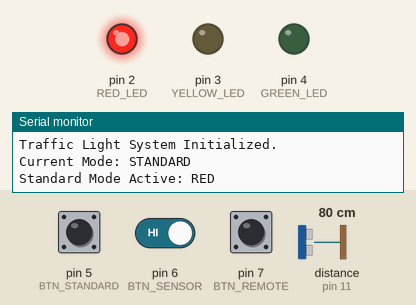
A sketch run on a simulated Arduino Uno, built with avr-gcc and run on an emulated ATmega328P. On the bench: output pins drawn as LEDs (lit = HIGH), the last lines printed to the serial monitor. The test bench sets the inputs (shaded band); at power-on: pin 6 (BTN_SENSOR) HIGH, distance to the obstacle (sensor on pin 11) 80 cm, pin 5 (BTN_STANDARD) HIGH, pin 7 (BTN_REMOTE) HIGH. The echo pulse lasts 58.3 µs per cm; pins used as bus, display or sensor lines are not drawn.

Above: at 1.2 s.
1.3 s: pin 6 (BTN_SENSOR) driven LOW
3.0 s: distance to the obstacle (sensor on pin 11) set to 23 cm
4.5 s: distance to the obstacle (sensor on pin 11) set to 18 cm
At 5.7 s:
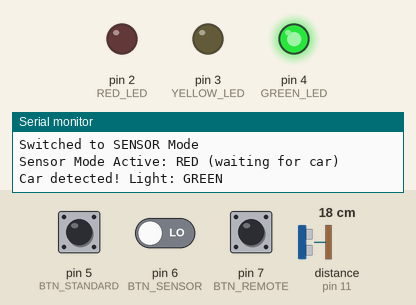
6.0 s: distance to the obstacle (sensor on pin 11) set to 35 cm
At 6.9 s:
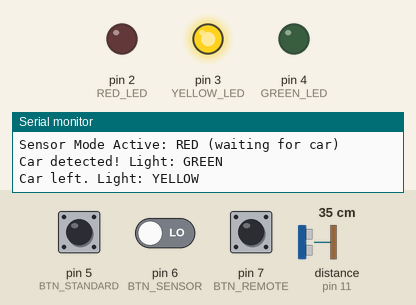
9.0 s: pin 5 (BTN_STANDARD) pulled LOW for 0.15 s
At 10.3 s:
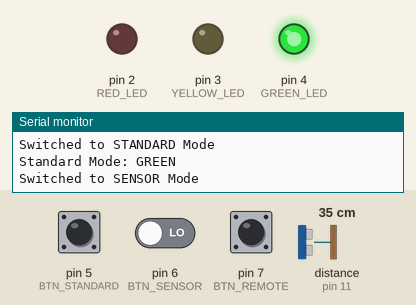
10.7 s: pin 5 (BTN_STANDARD) driven LOW and pin 6 (BTN_SENSOR) driven HIGH
At 14.47 s:
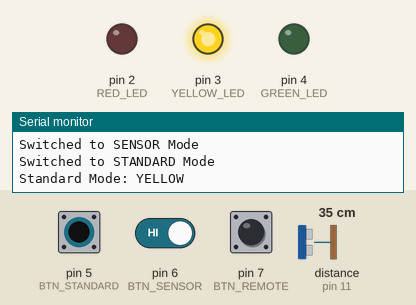
Timing chart, 0 to 14.7 s (numbered marks = the images above; inputs shaded):
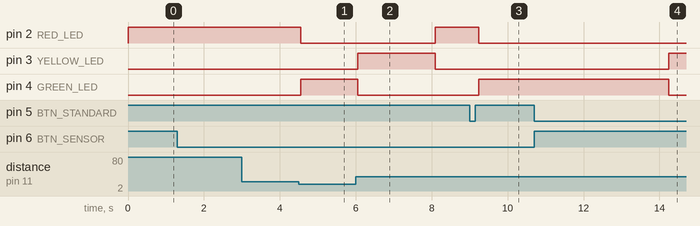

The sketch:

main.ino
```cpp
/*
 * main.ino
 * Central controller for the Multi-Mode Traffic Light.
 * Manages mode switching and hardware initialization.
 */

// --- Global Pin Definitions ---
// Define pins for LEDs
const int RED_LED = 2;
const int YELLOW_LED = 3;
const int GREEN_LED = 4;

// Define pins for Mode Selection Buttons
const int BTN_STANDARD = 5;
const int BTN_SENSOR = 6;
const int BTN_REMOTE = 7;

// --- State Management ---
enum Mode {
  STANDARD,
  SENSOR,
  REMOTE
};

Mode currentMode = STANDARD;

// --- Function Prototypes (Helper for compilation outside Arduino IDE) ---
void setupStandardMode();
void setupSensorMode();
void setupRemoteMode();
void runStandardMode();
void runSensorMode();
void runRemoteMode();

void setup() {
  // 1. Initialize Serial communication
  Serial.begin(9600);

  // 2. Set pin modes for LEDs
  pinMode(RED_LED, OUTPUT);
  pinMode(YELLOW_LED, OUTPUT);
  pinMode(GREEN_LED, OUTPUT);

  // 3. Set pin modes for Buttons
  pinMode(BTN_STANDARD, INPUT_PULLUP);
  pinMode(BTN_SENSOR, INPUT_PULLUP);
  pinMode(BTN_REMOTE, INPUT_PULLUP);

  // 4. Initialize specific modes
  setupStandardMode();
  setupSensorMode();
  setupRemoteMode();

  Serial.println("Traffic Light System Initialized.");
  Serial.println("Current Mode: STANDARD");
}

void loop() {
  // 1. Poll buttons to check for mode change
  checkModeButtons();

  // 2. Execute the logic for the current mode
  switch (currentMode) {
    case STANDARD:
      runStandardMode();
      break;
    case SENSOR:
      runSensorMode();
      break;
    case REMOTE:
      runRemoteMode();
      break;
  }
}

void checkModeButtons() {
  if (digitalRead(BTN_STANDARD) == LOW) {
    if (currentMode != STANDARD) {
      currentMode = STANDARD;
      Serial.println("Switched to STANDARD Mode");
      delay(200); // Debounce
    }
  } else if (digitalRead(BTN_SENSOR) == LOW) {
    if (currentMode != SENSOR) {
      currentMode = SENSOR;
      Serial.println("Switched to SENSOR Mode");
      delay(200); // Debounce
    }
  } else if (digitalRead(BTN_REMOTE) == LOW) {
    if (currentMode != REMOTE) {
      currentMode = REMOTE;
      Serial.println("Switched to REMOTE Mode");
      delay(200); // Debounce
    }
  }
}
```

mode_remote.ino
```cpp
#include "IRremote.h"

/*
 * mode_remote.ino
 * Logic for controlling the traffic light remotely via an IR sensor.
 */

// Define pin for IR Receiver
const int IR_RECEIVE_PIN = 9; // Changed from 10 to avoid conflict with Sensor Mode

enum LightState { REMOTE_RED, REMOTE_GREEN };
static LightState currentState = REMOTE_RED; // start on red

/*-----( Declare objects )-----*/
static IRrecv irrecv(IR_RECEIVE_PIN);     // create instance of 'irrecv'
// variable used to store the last decodedRawData
static uint32_t last_decodedRawData = 0;

/*-----( Function )-----*/
void translateIR() // takes action based on IR code received
{
  // Check if it is a repeat IR code
  if (irrecv.decodedIRData.flags)
  {
    // set the current decodedRawData to the last decodedRawData
    irrecv.decodedIRData.decodedRawData = last_decodedRawData;
    Serial.println("REPEAT!");
  } else
  {
    // output the IR code on the serial monitor
    Serial.print("IR code:0x");
    Serial.println(irrecv.decodedIRData.decodedRawData, HEX);
  }
  // map the IR code to the remote key
  switch (irrecv.decodedIRData.decodedRawData)
  {
    case 0xBA45FF00: Serial.println("POWER"); break;
    case 0xB847FF00: Serial.println("FUNC/STOP"); // changes the light to red.
       if (currentState == REMOTE_RED){
        Serial.println("Already red, ignoring.");
        break;
       }

       digitalWrite(GREEN_LED, LOW);
       digitalWrite(YELLOW_LED, HIGH);
       delay(5000); // 5 seconds
       digitalWrite(YELLOW_LED, LOW);
       digitalWrite(RED_LED, HIGH);
       currentState = REMOTE_RED;
       break;
    case 0xB946FF00: Serial.println("VOL+"); break;
    case 0xBB44FF00: Serial.println("FAST BACK");    break;
    case 0xBF40FF00: Serial.println("PAUSE");    break;
    case 0xBC43FF00: Serial.println("FAST FORWARD");   break;
    case 0xF807FF00: Serial.println("DOWN");    break;
    case 0xEA15FF00: Serial.println("VOL-");    break;
    case 0xF609FF00: Serial.println("UP");    break;
    case 0xE619FF00: Serial.println("EQ");    break;
    case 0xF20DFF00: Serial.println("ST/REPT"); // changes it to green.
      digitalWrite(RED_LED, LOW);
      digitalWrite(GREEN_LED, HIGH);
      currentState = REMOTE_GREEN;
      break;
    case 0xE916FF00: Serial.println("0");    break;
    case 0xF30CFF00: Serial.println("1");    break;
    case 0xE718FF00: Serial.println("2");    break;
    case 0xA15EFF00: Serial.println("3");    break;
    case 0xF708FF00: Serial.println("4");    break;
    case 0xE31CFF00: Serial.println("5");    break;
    case 0xA55AFF00: Serial.println("6");    break;
    case 0xBD42FF00: Serial.println("7");    break;
    case 0xAD52FF00: Serial.println("8");    break;
    case 0xB54AFF00: Serial.println("9");    break;
    default:
      Serial.println(" other button   ");
  }
  // store the last decodedRawData
  last_decodedRawData = irrecv.decodedIRData.decodedRawData;
  delay(500); // Do not get immediate repeat
}

void setupRemoteMode() {
  Serial.println("IR Receiver Button Decode Initialized");
  irrecv.enableIRIn(); // Start the receiver

  // LED pins are already set to OUTPUT in main.ino setup?
  // Wait, main.ino setup was empty in the read_file output.
  // I'll make sure they are set here or in main.
  pinMode(RED_LED, OUTPUT);
  pinMode(YELLOW_LED, OUTPUT);
  pinMode(GREEN_LED, OUTPUT);

  digitalWrite(RED_LED, HIGH); // set starting state to red
  digitalWrite(YELLOW_LED, LOW);
  digitalWrite(GREEN_LED, LOW);
  currentState = REMOTE_RED;
}

void runRemoteMode() {
  if (irrecv.decode()) // have we received an IR signal?
  {
    translateIR();
    irrecv.resume(); // receive the next value
  }
}
```

mode_sensor.ino
```cpp
/*
 * mode_sensor.ino
 * Logic for the traffic light with car detection using an ultrasonic sensor.
 * Cycles Green -> Yellow -> Red when a car leaves.
 */

// Pins for Ultrasonic Sensor
const int TRIG_PIN = 10;
const int ECHO_PIN = 11;
const int DETECTION_THRESHOLD = 20; // 20 cm

// Timing constants
const unsigned long SENSOR_YELLOW_DURATION = 2000;

enum SensorState {
  SENS_RED,
  SENS_GREEN,
  SENS_YELLOW
};

static SensorState currentSensState = SENS_RED;
static unsigned long sensStateStartTime = 0;
static Mode lastModeInSensor = REMOTE; // To detect mode entry

/**
 * Updates the physical LEDs based on the current sensor state.
 */
void updateSensorLEDs() {
  digitalWrite(RED_LED,    (currentSensState == SENS_RED)    ? HIGH : LOW);
  digitalWrite(GREEN_LED,  (currentSensState == SENS_GREEN)  ? HIGH : LOW);
  digitalWrite(YELLOW_LED, (currentSensState == SENS_YELLOW) ? HIGH : LOW);
}

void setupSensorMode() {
  pinMode(TRIG_PIN, OUTPUT);
  pinMode(ECHO_PIN, INPUT);
  currentSensState = SENS_RED;
}

/**
 * Returns true if an object is within the threshold.
 */
bool isCarDetected() {
  digitalWrite(TRIG_PIN, LOW);
  delayMicroseconds(2);
  digitalWrite(TRIG_PIN, HIGH);
  delayMicroseconds(10);
  digitalWrite(TRIG_PIN, LOW);

  long duration = pulseIn(ECHO_PIN, HIGH, 30000); // 30ms timeout
  if (duration == 0) return false;

  int distance = duration * 0.034 / 2;
  return (distance > 0 && distance < DETECTION_THRESHOLD);
}

void runSensorMode() {
  unsigned long currentTime = millis();
  bool carPresent = isCarDetected();

  // Detect mode entry
  if (lastModeInSensor != currentMode) {
    lastModeInSensor = currentMode;
    // Reset to RED when entering mode for safety, or keep current state
    updateSensorLEDs();
    Serial.println("Sensor Mode Active: RED (waiting for car)");
  }

  switch (currentSensState) {
    case SENS_RED:
      if (carPresent) {
        currentSensState = SENS_GREEN;
        updateSensorLEDs();
        Serial.println("Car detected! Light: GREEN");
      }
      break;

    case SENS_GREEN:
      if (!carPresent) {
        currentSensState = SENS_YELLOW;
        sensStateStartTime = currentTime;
        updateSensorLEDs();
        Serial.println("Car left. Light: YELLOW");
      }
      break;

    case SENS_YELLOW:
      // If a car returns during yellow, go back to green
      if (carPresent) {
        currentSensState = SENS_GREEN;
        updateSensorLEDs();
        Serial.println("Car returned during yellow. Light: GREEN");
      }
      else if (currentTime - sensStateStartTime >= SENSOR_YELLOW_DURATION) {
        currentSensState = SENS_RED;
        updateSensorLEDs();
        Serial.println("Timeout. Light: RED");
      }
      break;
  }

  delay(50); // Small delay to stabilize sensor readings
}
```

mode_standard.ino
```cpp
/*
 * mode_standard.ino
 * Logic for the standard timed traffic light cycle.
 */

// Durations for each light state in milliseconds
const unsigned long RED_DURATION = 5000;
const unsigned long GREEN_DURATION = 5000;
const unsigned long YELLOW_DURATION = 2000;

// State management for standard mode
enum StandardState {
  STD_RED,
  STD_GREEN,
  STD_YELLOW
};

static StandardState currentStdState = STD_RED;
static unsigned long lastStdSwitchTime = 0;
static Mode lastModeInStandard = REMOTE; // Used to detect mode entry

/**
 * Updates the physical LEDs based on the current standard state.
 */
void updateStandardLEDs() {
  digitalWrite(RED_LED,    (currentStdState == STD_RED)    ? HIGH : LOW);
  digitalWrite(GREEN_LED,  (currentStdState == STD_GREEN)  ? HIGH : LOW);
  digitalWrite(YELLOW_LED, (currentStdState == STD_YELLOW) ? HIGH : LOW);
}

/**
 * Initialization for standard mode.
 */
void setupStandardMode() {
  currentStdState = STD_RED;
  lastStdSwitchTime = millis();
}

/**
 * Main loop for standard mode logic.
 * Cycles through GREEN -> YELLOW -> RED using non-blocking timing.
 */
void runStandardMode() {
  unsigned long currentTime = millis();

  // Detect if we just switched into this mode from another one
  if (lastModeInStandard != currentMode) {
    lastModeInStandard = currentMode;
    updateStandardLEDs();
    lastStdSwitchTime = currentTime; // Reset timer on entry
    Serial.println("Standard Mode Active: RED");
  }

  // Determine current state duration
  unsigned long currentDuration = 0;
  switch (currentStdState) {
    case STD_RED:    currentDuration = RED_DURATION;    break;
    case STD_GREEN:  currentDuration = GREEN_DURATION;  break;
    case STD_YELLOW: currentDuration = YELLOW_DURATION; break;
  }

  // Check if it's time to switch to the next state
  if (currentTime - lastStdSwitchTime >= currentDuration) {
    // State transition logic
    if (currentStdState == STD_RED) {
      currentStdState = STD_GREEN;
      Serial.println("Standard Mode: GREEN");
    } else if (currentStdState == STD_GREEN) {
      currentStdState = STD_YELLOW;
      Serial.println("Standard Mode: YELLOW");
    } else if (currentStdState == STD_YELLOW) {
      currentStdState = STD_RED;
      Serial.println("Standard Mode: RED");
    }

    lastStdSwitchTime = currentTime;
    updateStandardLEDs();
  }
}
```

Measured:
- the behaviour switches between 21 and 20 cm on distance to the obstacle (sensor on pin 11) (found by bisection; images 0 and 1)
- after the input at 3.0 s, every drawn part: stays the same
- after the input at 4.5 s, pin 2 (RED_LED): HIGH → LOW after 0.05 s; pin 4 (GREEN_LED): LOW → HIGH after 0.05 s
- after the input at 6.0 s, pin 2 (RED_LED): LOW → HIGH after 2.1 s; pin 3 (YELLOW_LED): LOW → HIGH after 0.05 s, → LOW 2.1 s later; pin 4 (GREEN_LED): HIGH → LOW after 0.05 s
- after the input at 9.0 s, pin 2 (RED_LED): HIGH → LOW after 0.24 s; pin 4 (GREEN_LED): LOW → HIGH after 0.24 s
- after the input at 10.7 s, pin 3 (YELLOW_LED): LOW → HIGH after 3.5 s; pin 4 (GREEN_LED): HIGH → LOW after 3.5 s
